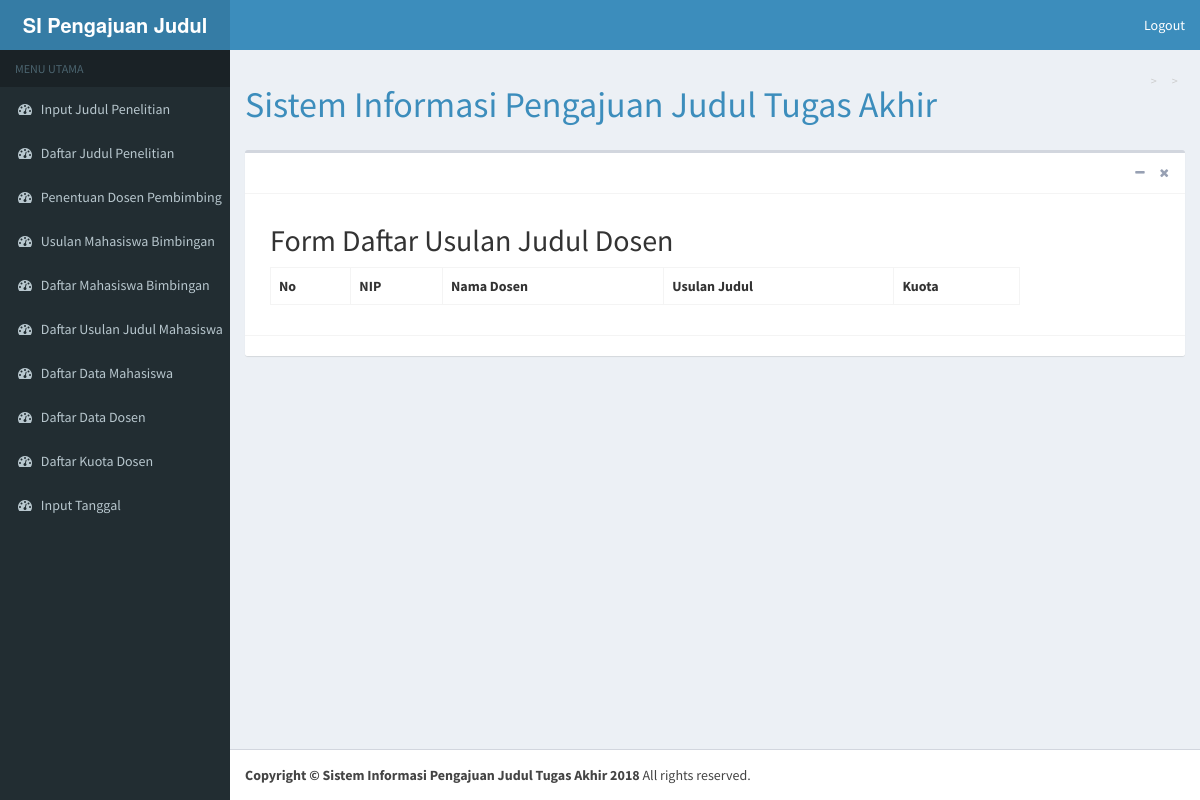
The app's page /kordinator/daftarusulanjudul, older data.
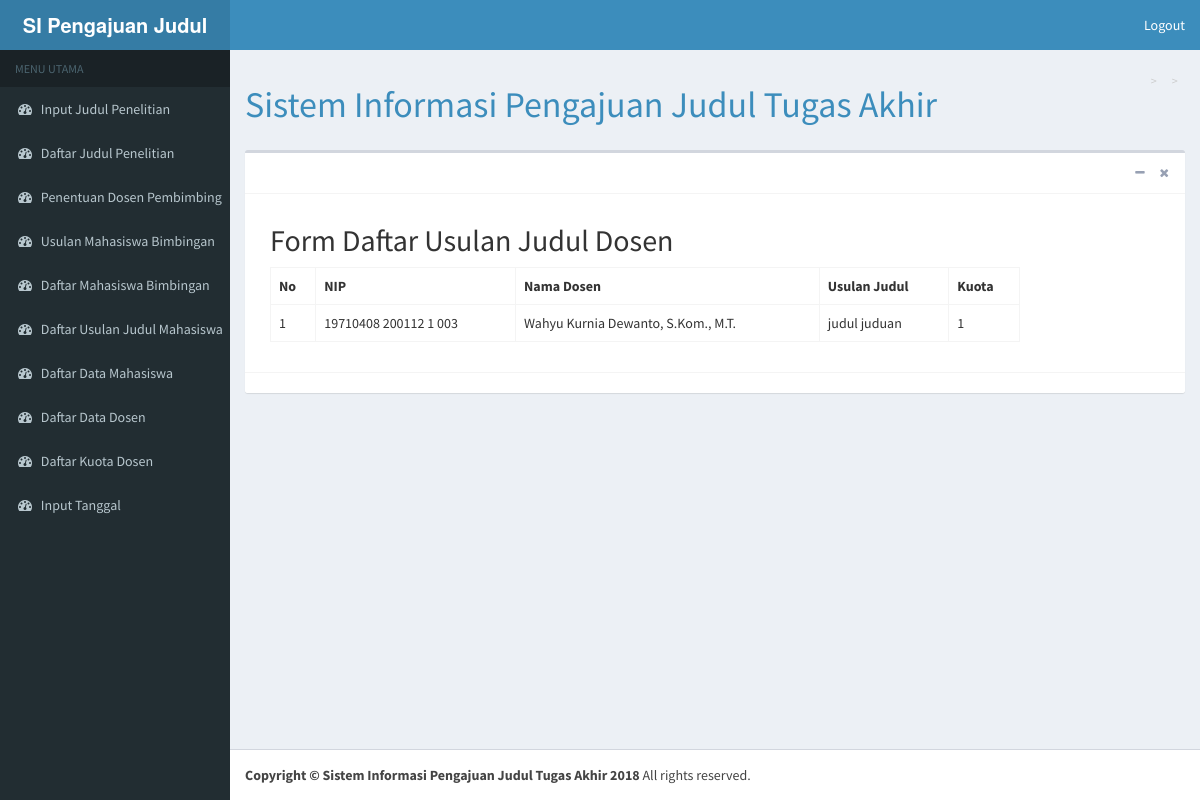
The same page, newer data.
### tables this page shows
CREATE TABLE `usulan_judul_dosen` (
  `id_judul_dosen` int(11) NOT NULL,
  `nip` varchar(30) NOT NULL,
  `judul_dosen` varchar(100) NOT NULL,
  `deskripsi` text NOT NULL,
  `kuota` int(10) NOT NULL
);

CREATE TABLE `data_dosen` (
  `nip` varchar(30) NOT NULL,
  `nama_dosen` char(100) NOT NULL,
  `hak_akses` enum('1','2','3') NOT NULL,
  `password` varchar(15) NOT NULL,
  `prodi` char(3) NOT NULL,
  `no_hp` varchar(50) NOT NULL
);

### application/views/kordinator/content.php (called while the page is built, shortened)
<?php
$this->load->view('kordinator/header');
if (isset($uniqid)){
  $this->load->view('kordinator/'.$uniqid);
} else {
  show_404();
}
?>

### application/controllers/Kordinator.php (called while the page is built, shortened)
<?php
class Kordinator extends CI_Controller {
	function __construct(){
		$this->load->helper(array('url'));
		$this->load->helper('form');
		$this->load->model('Kuotadosen_model');
		$this->load->model('logindosen_model');
		$this->load->model('koor_model');
		$this->load->model('Pengajuan_Model');
	}
	function daftarusulanjudul(){
		$data = array(
			'uniqid' => 'cobadaftarusulanjudul',
			$this->load->model('Pengajuan_Model'),
			'inner' => $this->Pengajuan_Model->tampil_judul(),
		);
		$this->load->view('kordinator/content',$data);
	}
}

### index.php (called while the page is built, shortened)
<?php
require_once BASEPATH.'core/CodeIgniter.php';

### application/models/Pengajuan_Model.php (called while the page is built, shortened)
<?php
class Pengajuan_Model extends CI_Model{
	function tampil_judul(){
		$this->db->select('usulan_judul_dosen.*, data_dosen.nama_dosen');
	    $this->db->from('usulan_judul_dosen');
	    $this->db->join('data_dosen', 'usulan_judul_dosen.nip = data_dosen.nip', 'left');
	    $x = $this->db->get();
	    return $x->result();
	}
}

### application/views/kordinator/cobadaftarusulanjudul.php (the view, shortened to what this page needs)
<div class="content-wrapper">
  <section class="content-header">
    <h1>
      Sistem Informasi Pengajuan Judul Tugas Akhir
    </h1>
    <ol class="breadcrumb">
      <li><a href="#"></a></li>
      <li class="active"></li>
    </ol>
  </section>
  <section class="content">
    <div class="box">
      <div class="box-header with-border">
        <div class="box-tools pull-right">
          <button type="button" class="btn btn-box-tool" data-widget="collapse" data-toggle="tooltip" title="Collapse">
            <i class="fa fa-minus"></i></button>
          <button type="button" class="btn btn-box-tool" data-widget="remove" data-toggle="tooltip" title="Remove">
            <i class="fa fa-times"></i></button>
        </div>
      </div>
      <div class="box-body">
      <section id="about">
    <div class="container">
      <div class="row">
        <div class="col-lg-8 mx-auto">
          <form action="<?php echo base_url('kordinator/formdaftarusulanjuduldosen') ?>" method="post">
            <div class="card">
            <div class="card-header">
              <h2>Form Daftar Usulan Judul Dosen
            </div>
            <div class="card-body p-4" align="center">
            <table class="table table-bordered "  style="background-color:white; width: 100%;">
              <tr>
                <th>No</th>
                <th>NIP</th>
                <th>Nama Dosen</th>
                <th>Usulan Judul</th>
                <th>Kuota</th>
              </tr>
              <?php
              $no = 1;
              foreach($inner as $u){
              ?>
              <tr>
                <td><?php echo $no++ ?></td>
                <td><?php echo $u->nip ?></td>
                <td><?php echo $u->nama_dosen ?></td>
                <td><?php echo $u->judul_dosen ?></td>
                <td><?php echo $u->kuota ?></td>
              </tr><?php }?>
            </table>
            </div>
          </div>
        </form>
        </div>
      </div>
    </div>
  </section>
      </div>
      <div class="box-footer">
      </div>
    </div>
  </section>
</div>

Row changes from the older to the newer data that the page shows:
added usulan_judul_dosen: nip "19710408 200112 1 003", nip.nama_dosen "Wahyu Kurnia Dewanto, S.Kom., M.T.", judul_dosen "judul juduan", kuota "1"
